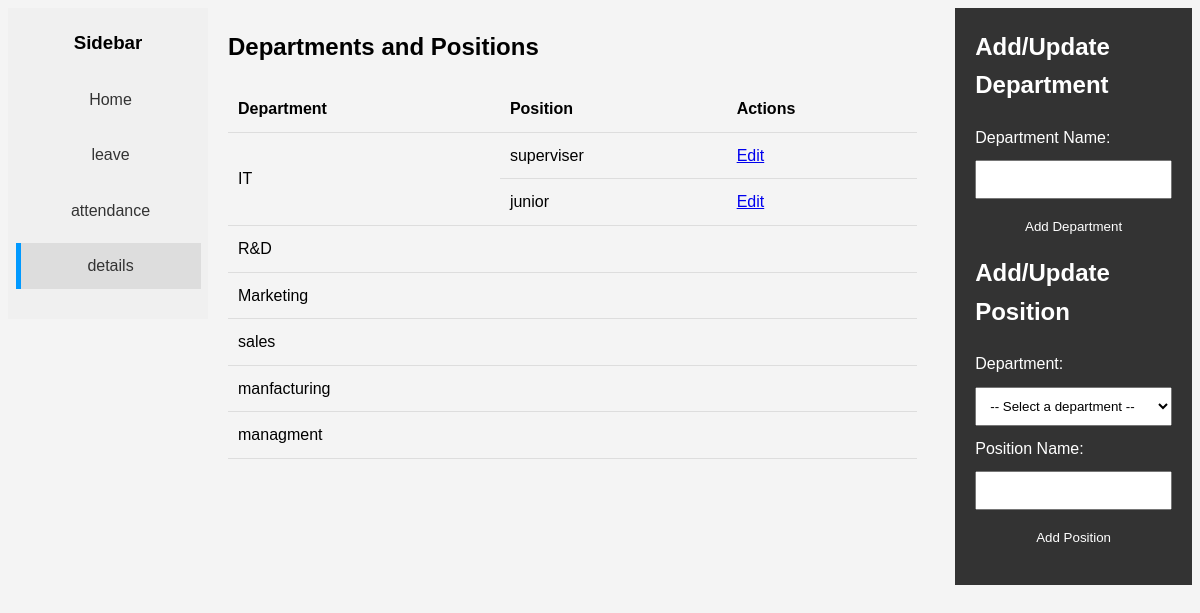
/department_and_position.php, run on an earlier commit of the app's database.
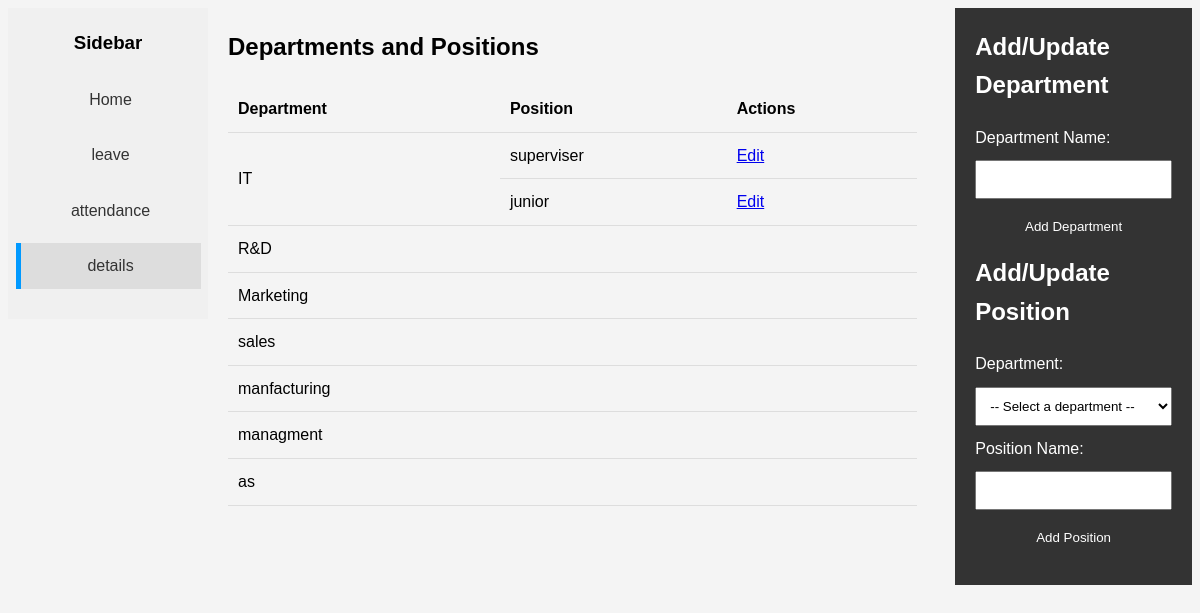
And on a later commit of the database.
### tables this page shows
CREATE TABLE `position` (
  `positionID` int(11) NOT NULL,
  `departmentID` int(11) NOT NULL,
  `positionname` varchar(25) NOT NULL
);

CREATE TABLE `department` (
  `departmentID` int(11) NOT NULL,
  `departmentname` varchar(25) NOT NULL
);

### department_and_position.php (the view, shortened to what this page needs)
<?php
require_once '/xampp/htdocs/student/employee-managment-system/serversidescripts/connection.php';
function getDepartments() {
    global $conn;
    $sql = "SELECT * FROM department";
    $result = $conn->query($sql);
    return $result;
}
function getPositionsByDepartment($departmentID) {
    global $conn;
    $sql = "SELECT * FROM position WHERE departmentID = ?";
    $stmt = $conn->prepare($sql);
    $stmt->bind_param('i', $departmentID);
    $stmt->execute();
    $result = $stmt->get_result();
    return $result;
}
$departments = getDepartments();
?>
<!DOCTYPE html>
<html lang="en">
<head>
</head>
<body>
  <div class="sidebar">
    <h3>Sidebar</h3>
    <a  href="employeedashboard.php">Home</a>
    <a href="employeeleave.php">leave</a>
    <a href="employeeattendance.php">attendance</a>
    <a class="active"href="employee.php">details</a>
  </div>
    <div class="container">
        <div class="main-content">
            <h2>Departments and Positions</h2>
            <table>
                <thead>
                    <tr>
                        <th>Department</th>
                        <th>Position</th>
                        <th>Actions</th>
                    </tr>
                </thead>
                <tbody>
                    <?php while ($department = $departments->fetch_assoc()): ?>
                        <?php
                        $positions = getPositionsByDepartment($department['departmentID']);
                        $firstPosition = true;
                        while ($position = $positions->fetch_assoc()):
                        ?>
                            <tr>
                                <?php if ($firstPosition): ?>
                                    <td rowspan="<?php echo $positions->num_rows; ?>"><?php echo $department['departmentname']; ?></td>
                                    <?php $firstPosition = false; ?>
                                <?php endif; ?>
                                <td><?php echo $position['positionname']; ?></td>
                                <td><a href="?editPosition=<?php echo $position['positionID']; ?>">Edit</a></td>
                            </tr>
                        <?php endwhile; ?>
                        <?php if ($firstPosition): ?>
                            <tr>
                                <td><?php echo $department['departmentname']; ?></td>
                                <td></td>
                                <td></td>
                            </tr>
                        <?php endif; ?>
                    <?php endwhile; ?>
                </tbody>
            </table>
                        </div>
        <div class="form-container">
            <h2>Add/Update Department</h2>
            <form action="" method="post">
                <label for="departmentName">Department Name:</label>
                <input type="text" name="departmentName" id="departmentName" value="<?php echo isset($departmentName) ? htmlspecialchars($departmentName) : ''; ?>" required>
                <input type="submit" name="submitDepartment" value="<?php echo isset($departmentID) ? 'Update' : 'Add'; ?> Department">
            </form>
            <h2>Add/Update Position</h2>
            <form action="" method="post">
                <label for="departmentID">Department:</label>
                <select name="departmentID" id="positionDepartmentID" required>
                    <option value="" disabled selected>-- Select a department --</option>
                </select>
                <label for="positionName">Position Name:</label>
                <input type="text" name="positionName" id="positionName" value="<?php echo isset($positionName) ? htmlspecialchars($positionName) : ''; ?>" required>
                <input type="submit" name="submitPosition" value="<?php echo isset($positionID) ? 'Update' : 'Add'; ?> Position">
            </form>
        </div>
        <div class="clearfix"></div>
    </div>
</body>
</html>

What changed in the data, as far as the page shows it:
added department: departmentname "as"
